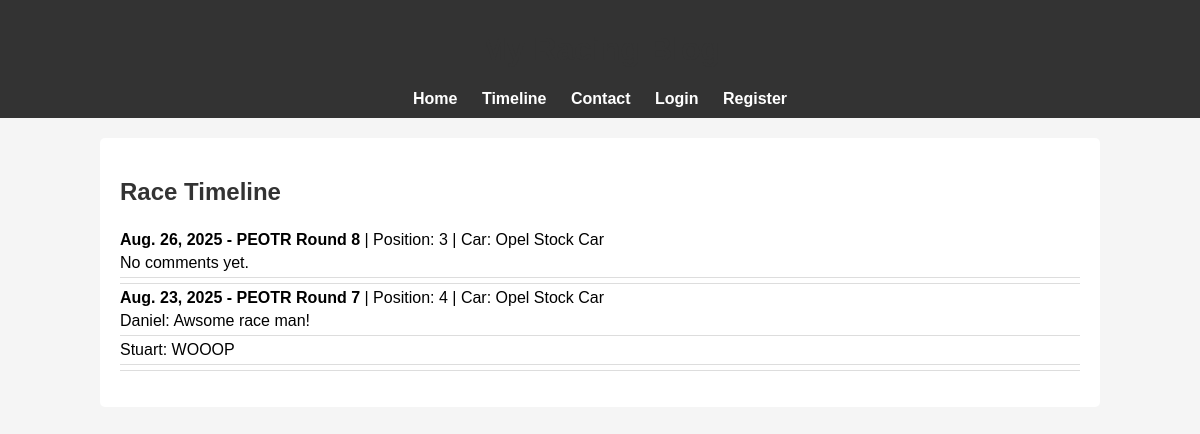
Page /timeline/ on the committed database.
### main/models.py (models this page shows, shortened)
class RaceResult(models.Model):
    race_name = models.CharField(max_length=100)
    date = models.DateField()
    position = models.PositiveIntegerField()
    car_used = models.CharField(max_length=50)
    notes = models.TextField(blank=True, null=True)

class Comment(models.Model):
    user = models.ForeignKey(User, on_delete=models.CASCADE)
    race_result = models.ForeignKey(RaceResult, on_delete=models.CASCADE,
                                    related_name="comments")
    comment_text = models.TextField()
    timestamp = models.DateTimeField(auto_now_add=True)

### main/views.py (the view)
# urls.py: path('timeline/', views.timeline, name='timeline'),
def timeline(request):
    races = RaceResult.objects.order_by('-date')
    return render(request, 'timeline.html', {'races': races})

### main/templates/timeline.html (shortened to what this page needs)
{% load static %}
<link rel="stylesheet" href="{% static 'css/style.css' %}">
<header>
    <h1>My Racing Blog</h1>
    <nav>
        <a href="{% url 'home' %}">Home</a>
        <a href="{% url 'timeline' %}">Timeline</a>
        <a href="{% url 'contact' %}">Contact</a>
        {% if user.is_authenticated %}
            <span>Hello, {{ user.username }}!</span>
            <a href="{% url 'logout' %}">Logout</a>
        {% else %}
            <a href="{% url 'login' %}">Login</a>
            <a href="{% url 'register' %}">Register</a>
        {% endif %}
    </nav>
</header>
<div class="container">
<h2>Race Timeline</h2>
<ul>
  {% for race in races %}
    <li>
      <strong>{{ race.date }} - {{ race.race_name }}</strong> | Position: {{ race.position }} | Car: {{ race.car_used }}
      <ul>
        {% for comment in race.comments.all %}
          <li>{{ comment.user.username }}: {{ comment.comment_text }}</li>
        {% empty %}
          <li>No comments yet.</li>
        {% endfor %}
      </ul>
    </li>
  {% endfor %}
</ul>
</div>

### main/static/css/style.css (style rules this page uses)
header { background-color: #333; color: white; padding: 10px 0; text-align: center; }
nav a { color: white; text-decoration: none; margin: 0 10px; font-weight: bold; }
.container { width: 80%; margin: 20px auto; background-color: white; padding: 20px; border-radius: 5px; }
h1, h2 { color: #333; }
ul { list-style: none; padding: 0; }
ul li { padding: 5px 0; border-bottom: 1px solid #ddd; }

### rows in the picture
RaceResult: date "Aug. 26, 2025", race_name "PEOTR Round 8", position "3", car_used "Opel Stock Car"
RaceResult: date "Aug. 23, 2025", race_name "PEOTR Round 7", position "4", car_used "Opel Stock Car"
Comment: user.username "Daniel", comment_text "Awsome race man!"
Comment: user.username "Stuart", comment_text "WOOOP"
